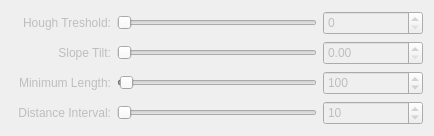
        <widget class="QWidget" name="crosshair_tab">
         <property name="enabled">
          <bool>false</bool>
         </property>
         <attribute name="title">
          <string>Crosshair</string>
         </attribute>
         <layout class="QGridLayout" name="gridLayout_6">
          <item row="0" column="0">
           <widget class="QLabel" name="crosshair_hough_threshold_label">
            <property name="sizePolicy">
             <sizepolicy hsizetype="Fixed" vsizetype="Maximum">
              <horstretch>0</horstretch>
              <verstretch>0</verstretch>
             </sizepolicy>
            </property>
            <property name="minimumSize">
             <size>
              <width>100</width>
              <height>24</height>
             </size>
            </property>
            <property name="cursor">
             <cursorShape>WhatsThisCursor</cursorShape>
            </property>
            <property name="toolTip">
             <string>Defines the number of supporting edge points for a shape to be classified as a line.</string>
            </property>
            <property name="text">
             <string>Hough Treshold:</string>
            </property>
            <property name="alignment">
             <set>Qt::AlignmentFlag::AlignRight|Qt::AlignmentFlag::AlignTrailing|Qt::AlignmentFlag::AlignVCenter</set>
            </property>
           </widget>
          </item>
          <item row="0" column="1">
           <widget class="QSlider" name="crosshair_hough_threshold_slider">
            <property name="sizePolicy">
             <sizepolicy hsizetype="Minimum" vsizetype="Maximum">
              <horstretch>0</horstretch>
              <verstretch>0</verstretch>
             </sizepolicy>
            </property>
            <property name="minimumSize">
             <size>
              <width>200</width>
              <height>0</height>
             </size>
            </property>
            <property name="toolTip">
             <string/>
            </property>
            <property name="maximum">
             <number>255</number>
            </property>
            <property name="orientation">
             <enum>Qt::Orientation::Horizontal</enum>
            </property>
            <property name="tickPosition">
             <enum>QSlider::TickPosition::NoTicks</enum>
            </property>
            <property name="tickInterval">
             <number>0</number>
            </property>
           </widget>
          </item>
          <item row="0" column="2">
           <widget class="QSpinBox" name="crosshair_hough_threshold_spin">
            <property name="sizePolicy">
             <sizepolicy hsizetype="Fixed" vsizetype="Maximum">
              <horstretch>0</horstretch>
              <verstretch>0</verstretch>
             </sizepolicy>
            </property>
            <property name="minimumSize">
             <size>
              <width>100</width>
              <height>24</height>
             </size>
            </property>
            <property name="font">
             <font>
              <pointsize>9</pointsize>
             </font>
            </property>
            <property name="toolTip">
             <string/>
            </property>
            <property name="maximum">
             <number>255</number>
            </property>
           </widget>
          </item>
          <item row="1" column="0">
           <widget class="QLabel" name="crosshair_max_slope_label">
            <property name="sizePolicy">
             <sizepolicy hsizetype="Fixed" vsizetype="Maximum">
              <horstretch>0</horstretch>
              <verstretch>0</verstretch>
             </sizepolicy>
            </property>
            <property name="minimumSize">
             <size>
              <width>100</width>
              <height>24</height>
             </size>
            </property>
            <property name="cursor">
             <cursorShape>WhatsThisCursor</cursorShape>
            </property>
            <property name="toolTip">
             <string>Maximum allowed (absolute) slope.</string>
            </property>
            <property name="text">
             <string>Slope Tilt:</string>
            </property>
            <property name="alignment">
             <set>Qt::AlignmentFlag::AlignRight|Qt::AlignmentFlag::AlignTrailing|Qt::AlignmentFlag::AlignVCenter</set>
            </property>
           </widget>
          </item>
          <item row="1" column="1">
           <widget class="QSlider" name="crosshair_max_slope_slider">
            <property name="sizePolicy">
             <sizepolicy hsizetype="Minimum" vsizetype="Maximum">
              <horstretch>0</horstretch>
              <verstretch>0</verstretch>
             </sizepolicy>
            </property>
            <property name="minimumSize">
             <size>
              <width>200</width>
              <height>0</height>
             </size>
            </property>
            <property name="toolTip">
             <string/>
            </property>
            <property name="minimum">
             <number>0</number>
            </property>
            <property name="maximum">
             <number>180</number>
            </property>
            <property name="orientation">
             <enum>Qt::Orientation::Horizontal</enum>
            </property>
            <property name="tickPosition">
             <enum>QSlider::TickPosition::NoTicks</enum>
            </property>
            <property name="tickInterval">
             <number>0</number>
            </property>
           </widget>
          </item>
          <item row="1" column="2">
           <widget class="QDoubleSpinBox" name="crosshair_max_slope_spin">
            <property name="sizePolicy">
             <sizepolicy hsizetype="Fixed" vsizetype="Maximum">
              <horstretch>0</horstretch>
              <verstretch>0</verstretch>
             </sizepolicy>
            </property>
            <property name="minimumSize">
             <size>
              <width>100</width>
              <height>24</height>
             </size>
            </property>
            <property name="font">
             <font>
              <pointsize>9</pointsize>
             </font>
            </property>
            <property name="toolTip">
             <string/>
            </property>
            <property name="minimum">
             <double>0.000000000000000</double>
            </property>
            <property name="maximum">
             <double>180.000000000000000</double>
            </property>
           </widget>
          </item>
          <item row="2" column="0">
           <widget class="QLabel" name="crosshair_min_length_label">
            <property name="sizePolicy">
             <sizepolicy hsizetype="Fixed" vsizetype="Maximum">
              <horstretch>0</horstretch>
              <verstretch>0</verstretch>
             </sizepolicy>
            </property>
            <property name="minimumSize">
             <size>
              <width>100</width>
              <height>24</height>
             </size>
            </property>
            <property name="cursor">
             <cursorShape>WhatsThisCursor</cursorShape>
            </property>
            <property name="toolTip">
             <string>Minimum allowable line length.</string>
            </property>
            <property name="text">
             <string>Minimum Length:</string>
            </property>
            <property name="alignment">
             <set>Qt::AlignmentFlag::AlignRight|Qt::AlignmentFlag::AlignTrailing|Qt::AlignmentFlag::AlignVCenter</set>
            </property>
           </widget>
          </item>
          <item row="2" column="1">
           <widget class="QSlider" name="crosshair_min_length_slider">
            <property name="sizePolicy">
             <sizepolicy hsizetype="Minimum" vsizetype="Maximum">
              <horstretch>0</horstretch>
              <verstretch>0</verstretch>
             </sizepolicy>
            </property>
            <property name="minimumSize">
             <size>
              <width>200</width>
              <height>0</height>
             </size>
            </property>
            <property name="toolTip">
             <string/>
            </property>
            <property name="minimum">
             <number>1</number>
            </property>
            <property name="maximum">
             <number>10000</number>
            </property>
            <property name="singleStep">
             <number>10</number>
            </property>
            <property name="value">
             <number>100</number>
            </property>
            <property name="orientation">
             <enum>Qt::Orientation::Horizontal</enum>
            </property>
           </widget>
          </item>
          <item row="2" column="2">
           <widget class="QSpinBox" name="crosshair_min_length_spin">
            <property name="sizePolicy">
             <sizepolicy hsizetype="Fixed" vsizetype="Maximum">
              <horstretch>0</horstretch>
              <verstretch>0</verstretch>
             </sizepolicy>
            </property>
            <property name="minimumSize">
             <size>
              <width>100</width>
              <height>24</height>
             </size>
            </property>
            <property name="font">
             <font>
              <pointsize>9</pointsize>
             </font>
            </property>
            <property name="toolTip">
             <string/>
            </property>
            <property name="minimum">
             <number>1</number>
            </property>
            <property name="maximum">
             <number>10000</number>
            </property>
            <property name="singleStep">
             <number>10</number>
            </property>
            <property name="value">
             <number>100</number>
            </property>
           </widget>
          </item>
          <item row="3" column="0">
           <widget class="QLabel" name="crosshair_distance_label">
            <property name="sizePolicy">
             <sizepolicy hsizetype="Fixed" vsizetype="Maximum">
              <horstretch>0</horstretch>
              <verstretch>0</verstretch>
             </sizepolicy>
            </property>
            <property name="minimumSize">
             <size>
              <width>100</width>
              <height>24</height>
             </size>
            </property>
            <property name="cursor">
             <cursorShape>WhatsThisCursor</cursorShape>
            </property>
            <property name="toolTip">
             <string>Minimum distance allowed between detected features.</string>
            </property>
            <property name="text">
             <string>Distance Interval:</string>
            </property>
            <property name="alignment">
             <set>Qt::AlignmentFlag::AlignRight|Qt::AlignmentFlag::AlignTrailing|Qt::AlignmentFlag::AlignVCenter</set>
            </property>
           </widget>
          </item>
          <item row="3" column="1">
           <widget class="QSlider" name="crosshair_distance_slider">
            <property name="sizePolicy">
             <sizepolicy hsizetype="Minimum" vsizetype="Maximum">
              <horstretch>0</horstretch>
              <verstretch>0</verstretch>
             </sizepolicy>
            </property>
            <property name="minimumSize">
             <size>
              <width>200</width>
              <height>0</height>
             </size>
            </property>
            <property name="toolTip">
             <string/>
            </property>
            <property name="minimum">
             <number>1</number>
            </property>
            <property name="maximum">
             <number>10000</number>
            </property>
            <property name="singleStep">
             <number>10</number>
            </property>
            <property name="value">
             <number>10</number>
            </property>
            <property name="orientation">
             <enum>Qt::Orientation::Horizontal</enum>
            </property>
           </widget>
          </item>
          <item row="3" column="2">
           <widget class="QSpinBox" name="crosshair_distance_spin">
            <property name="sizePolicy">
             <sizepolicy hsizetype="Fixed" vsizetype="Maximum">
              <horstretch>0</horstretch>
              <verstretch>0</verstretch>
             </sizepolicy>
            </property>
            <property name="minimumSize">
             <size>
              <width>100</width>
              <height>24</height>
             </size>
            </property>
            <property name="font">
             <font>
              <pointsize>9</pointsize>
             </font>
            </property>
            <property name="toolTip">
             <string/>
            </property>
            <property name="minimum">
             <number>1</number>
            </property>
            <property name="maximum">
             <number>10000</number>
            </property>
            <property name="singleStep">
             <number>10</number>
            </property>
            <property name="value">
             <number>10</number>
            </property>
           </widget>
          </item>
         </layout>
        </widget>
